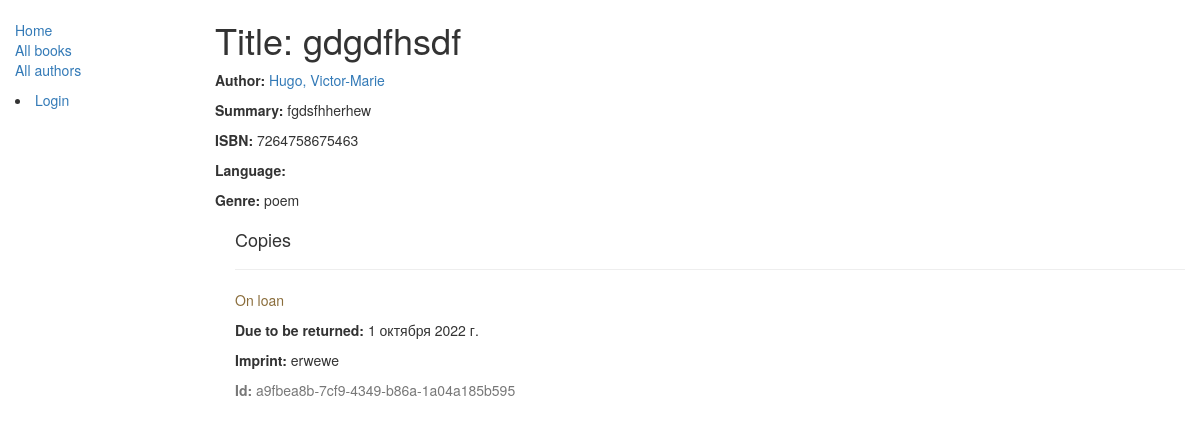
/catalog/book/1, run on the app's committed database.
### catalog/models.py (models this page shows, shortened)
class Book(models.Model):
    title = models.CharField(max_length=200)
    author = models.ForeignKey('Author', on_delete=models.SET_NULL, null=True)
    summary = models.TextField(max_length=1000, help_text="Enter a brief description of the book")
    isbn = models.CharField('ISBN', max_length=13, help_text='13 Character <a href="https://www.isbn-international.org/content/what-isbn">ISBN number</a>')
    genre = models.ManyToManyField(Genre, help_text="Select a genre for this book")
    def display_genre(self):
        return ', '.join([genre.name for genre in self.genre.all()[:3]])
    display_genre.short_description = 'Genre'

class Author(models.Model):
    first_name = models.CharField(max_length=100)
    last_name = models.CharField(max_length=100)
    date_of_birth = models.DateField(null=True, blank=True)
    date_of_death = models.DateField('Died', null=True, blank=True)
    def get_absolute_url(self):
        return reverse('author-detail', args=[str(self.id)])
    def __str__(self):
        return '%s, %s' % (self.last_name, self.first_name)

class Genre(models.Model):
    name = models.CharField(max_length=200, help_text="Enter a book genre (e.g. Science Fiction, French Poetry etc.)")
    def __str__(self):
        return self.name

class BookInstance(models.Model):
    id = models.UUIDField(primary_key=True, default=uuid.uuid4,
                          help_text="Unique ID for this particular book across whole library")
    book = models.ForeignKey('Book', on_delete=models.RESTRICT, null=True)
    imprint = models.CharField(max_length=200)
    due_back = models.DateField(null=True, blank=True)
    borrower = models.ForeignKey(User, on_delete=models.SET_NULL, null=True, blank=True)
    LOAN_STATUS = (
        ('d', 'Maintenance'),
        ('o', 'On loan'),
        ('a', 'Available'),
        ('r', 'Reserved'),
    )
    status = models.CharField(
        max_length=1,
        choices=LOAN_STATUS,
        blank=True,
        default='d',
        help_text='Book availability')
    class Meta:
        ordering = ['due_back']
        permissions = (("can_mark_returned", "Set book as returned"),)

### catalog/views.py (the view)
# urls.py: path('book/<int:pk>', views.BookDetailView.as_view(), name='book-detail'),
class BookDetailView(generic.DetailView):
    model = Book
    template_name = 'book_detail.html'

### catalog/templates/book_detail.html
{% extends "base_generic.html" %}
{% block content %}
  <h1>Title: {{ book.title }}</h1>
  <p><strong>Author:</strong> <a href="{{book.author.get_absolute_url}}">{{ book.author }}</a></p>
  <p><strong>Summary:</strong> {{ book.summary }}</p>
  <p><strong>ISBN:</strong> {{ book.isbn }}</p>
  <p><strong>Language:</strong> {{ book.language }}</p>
  <p><strong>Genre:</strong> {{ book.genre.all|join:", " }}</p>
  <div style="margin-left:20px;margin-top:20px">
    <h4>Copies</h4>
    {% for copy in book.bookinstance_set.all %}
      <hr>
      <p class="{% if copy.status == 'a' %}text-success{% elif copy.status == 'm' %}text-danger{% else %}text-warning{% endif %}">
        {{ copy.get_status_display }}
      </p>
      {% if copy.status != 'a' %}
        <p><strong>Due to be returned:</strong> {{ copy.due_back }}</p>
      {% endif %}
      <p><strong>Imprint:</strong> {{ copy.imprint }}</p>
      <p class="text-muted"><strong>Id:</strong> {{ copy.id }}</p>
    {% endfor %}
  </div>
{% endblock %}

### data on the page
Book: title "gdgdfhsdf", author "Hugo, Victor-Marie", summary "fgdsfhherhew", isbn "7264758675463", genre.all "poem"
BookInstance: status "On loan", due_back "1 октября 2022 г.", imprint "erwewe", id "a9fbea8b-7cf9-4349-b86a-1a04a185b595"
